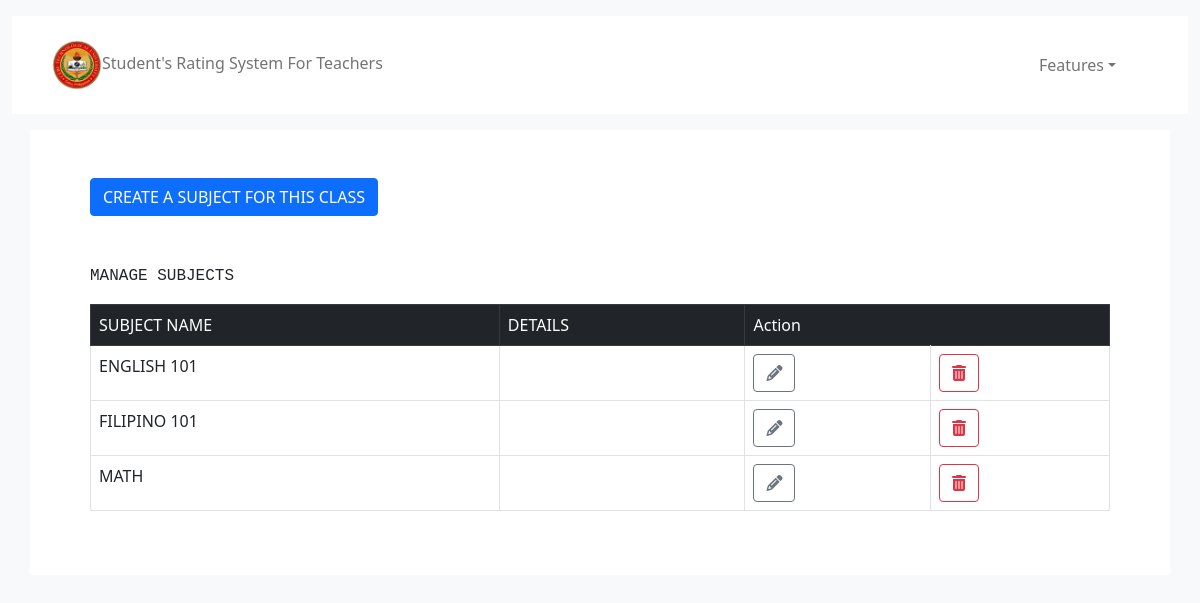
/views/manage-section-subjects.php?class_id=11 (signed in), run on the app's committed database.
### tables this page shows
CREATE TABLE `subjects` (
  `subject_id` int(11) NOT NULL,
  `sub_name` varchar(255) NOT NULL,
  `sub_desc` varchar(255) NOT NULL,
  `sub_class_id` varchar(255) NOT NULL
);

### controller/functions.php (called while the page is built, shortened)
<?php
function get_class_subjects($id){
    $conn = connect_db();
    $sql = "SELECT * FROM subjects WHERE sub_class_id = '$id'";
    $result = $conn->query($sql);
    if ($result->num_rows > 0) {
        $rows = array();
        while ($row = $result->fetch_assoc()) {
            $rows[] = $row;
        }
        return $rows;
    }else{
        return FALSE;
    }
}
?>

### views/manage-section-subjects.php (the view, shortened to what this page needs)
<?php include '../controller/functions.php'; ?>
<?php include 'html/header.html';
$class_id = $_GET['class_id'];
$class = get_class_subjects($class_id);
?>
<div class="container-fluid my-3 bg-light">
    <?php include 'admin-navbar.php'; ?>
</div>
<div class="container justify-content-center bg-white p-5">
    <div class="container">
       <button type="button" class="btn btn-primary " data-bs-toggle="modal" data-bs-target="#modelId">
           CREATE A SUBJECT FOR THIS CLASS
       </button>
    <p class="font-monospace mt-5">MANAGE SUBJECTS</p>
    <table class="table table-bordered">
        <thead class="table-dark">
            <td>SUBJECT NAME</td>
            <td>DETAILS</td>
            <td colspan="3">Action</td>
        </thead>
        <?php foreach($class as $row ): ?>
            <tr>
                <td><?php echo $row['sub_name']?></td>
                <td><?php echo $row['sub_desc']?></td>
                <td><a href="edit-courses.php?id=<?php echo $row['subject_id'] ?>" class="btn btn-outline-secondary"> <i class="fa fa-pencil" aria-hidden="true"></i> </a></td>
                <td><a href="../controller/delete.php?subject_id=<?php echo $row['subject_id'] ?>" class="btn btn-outline-danger"> <i class="fa fa-trash" aria-hidden="true"></i> </a></td>
            </tr>
        <?php endforeach ?>
    </table>
    </div>
</div>

### data on the page
subjects: sub_name "ENGLISH 101"
subjects: sub_name "FILIPINO 101"
subjects: sub_name "MATH"
